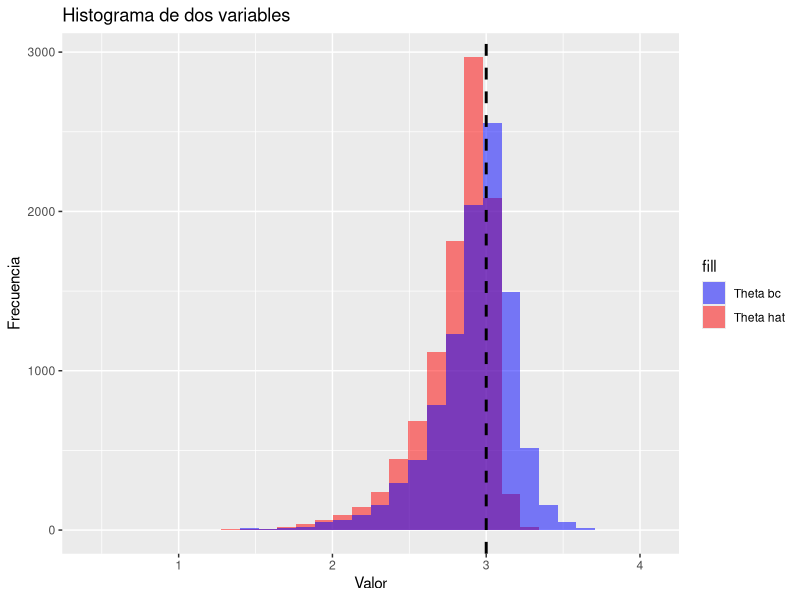
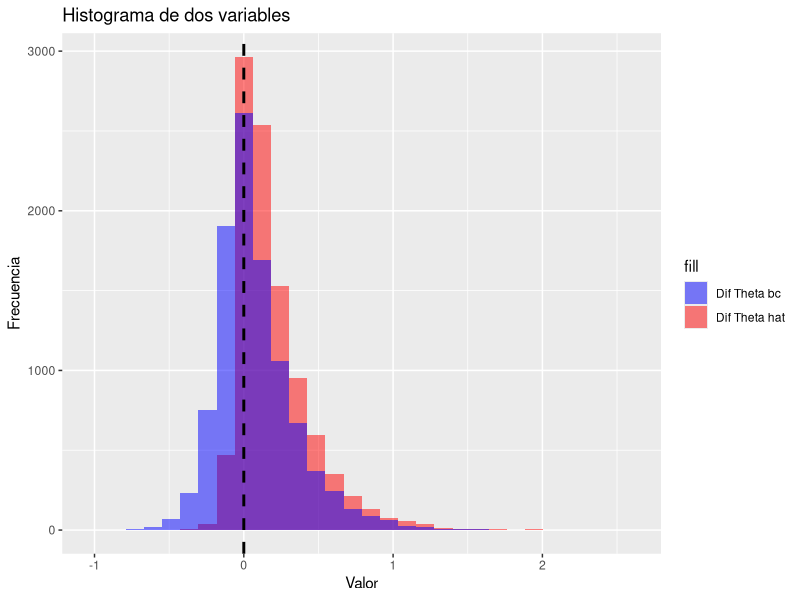
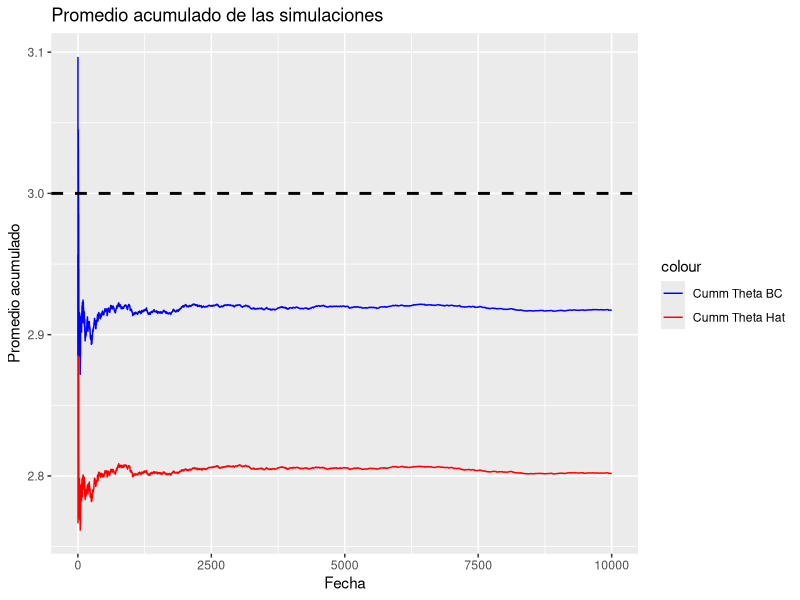
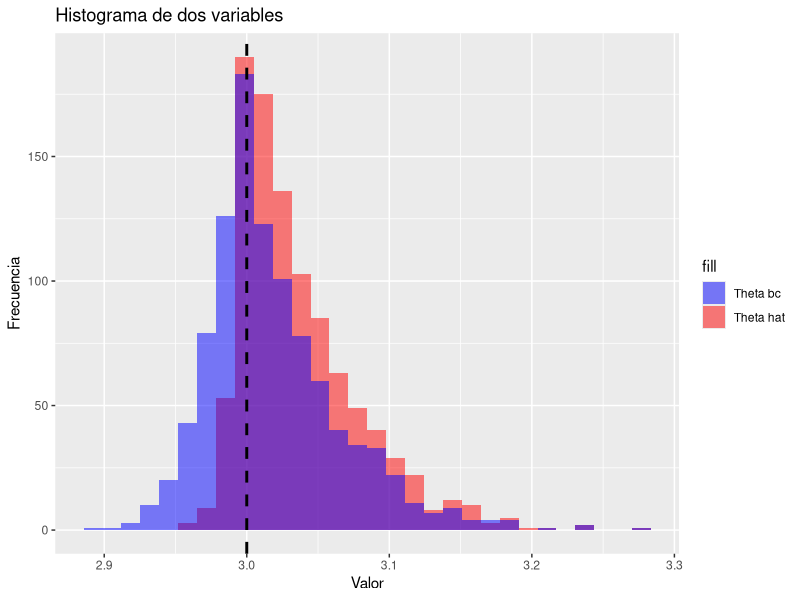
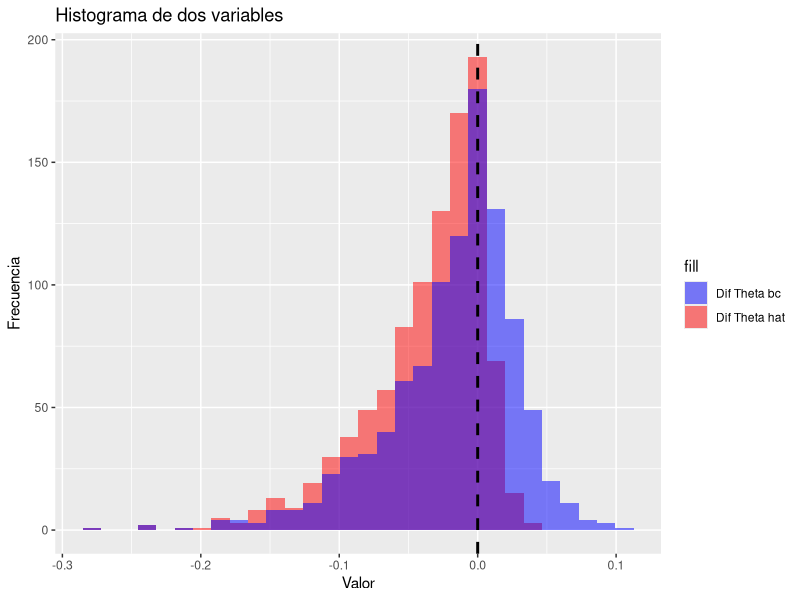
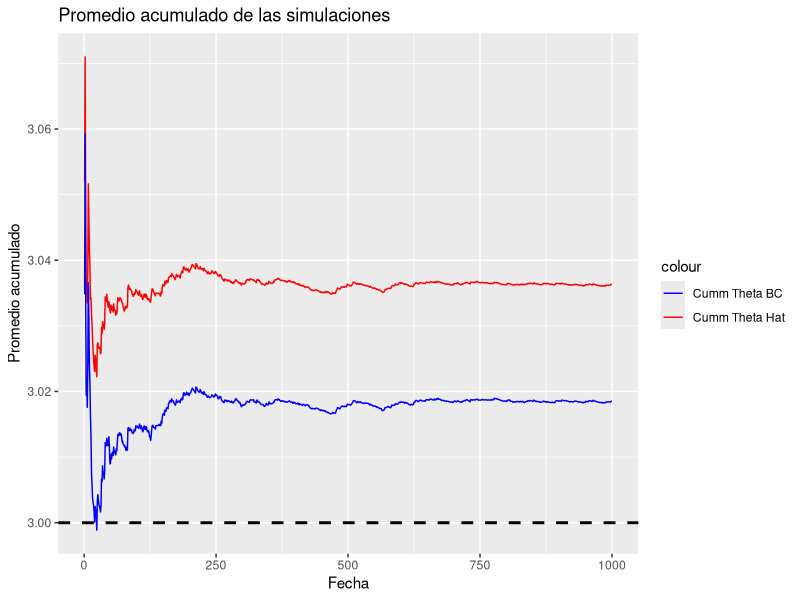

The R script that drew these images, in order:
## ---- chunk 1
n <- 10; 
lambdaAB <- 1; 
lambdaBA <- 1/5;   

theta <- 3; 
d <- 2; 

thetaVector <- rep(theta, n); 
dVector <- rep(d, n); 

# Definimos un vector x simulado de una exponencial con parámetro lambda = 1 
x <- rexp(n, lambdaAB) + thetaVector + dVector; 
y <- rexp(n, lambdaBA) - thetaVector + dVector; 

# Definimos una función para calcular el sesgo corregido por bootstrap
# @return theta_hat 
# @return theta_bc
calcula_sesgos <- function(x, y){
    n <- length(x);
    # Definimos los estadísticos de orden X, Y, para eso X es el arreglo ordenado de x y Y es el arreglo ordenado de y 
    X <- sort(x); 
    Y <- sort(y); 

    # Estimamos theta hat 
    theta_hat <- (X[1] - Y[1])/2; 

    # Cálculo alterno de \theta_bc para ver si tenemos lo mismo 
    sum_1 <- 0;
    for(i in 1:n){
        sum_1 <- sum_1 + ( ((n-i+1)/n)^n - ((n-i)/n)^n ) * (X[i] - Y[i])/2; 
    }
    theta_bc <- X[1] - Y[1] - sum_1; 

    return(c(theta_hat, theta_bc))
}

res = calcula_sesgos(x, y); 
#print(paste("theta_hat = ", res[1]), quote = FALSE, digits = 10)
#print(paste("theta_bc = ", res[2]), quote = FALSE, digits = 10)

# Cálculo de las deviaciones estándar de los estimadores 
theta_hat_sd <- sqrt((1/lambdaAB^2 + 1/lambdaBA^2)/(4*n^2));
## ---- chunk 2

# Definimos los estadísticos de orden X, Y, para eso X es el arreglo ordenado de x y Y es el arreglo ordenado de y 
X <- sort(x); 
Y <- sort(y); 

# Vamos a definir el estimador corregido por sesgo \theta BC 
w = c()
w[1] <- 1/2 + ((n-1)/n)^n/2

for(i in 2:n){
    w[i] <- -((n-i+1)/n)^n/2 + ((n-i)/n)^n/2
}

# Definimos la función que nos regresa el valor de mu_i 
mu_i <- function(i, n){
    sum <- 0;
    for(k in n-i+1:n){
        sum <- sum + 1/k; 
    }
    return(sum); 
}
# Definimos la función que nos regresa el valor de sigma_i^2
sigma_i <- function(i, n){
    sum <- 0;
    for(k in n-i+1:n){
        sum <- sum + 1/k^2; 
    }
    return(sum); 
}

(MSE_theta <- ((1/lambdaAB - 1/lambdaBA)^2 + 1/lambdaAB^2 + 1/lambdaBA^2)/(4*n^2) )

# Ahora calculamos MSE_theta_bc 

suma_1 <- 0; 
for(i in 1:n){
    suma_2 <- 0; 
    for(k in (i+1):n){
        if(k <= n){
            suma_2 <- suma_2 + w[i] * w[k]; 
        }
    }
    suma_1 <- suma_1 + (w[i]^2 + 2 * suma_2)* sigma_i(i, n); 
}

suma_3 <- 0; 
for(i in 1:n){
    suma_3 <- suma_3 + w[i] * mu_i(i, n);
}

# Varianza de theta_bc 
var_theta_bc <- (1/lambdaAB^2 + 1/lambdaBA^2) * suma_1; 
# Cálculo de la desviación estándar de theta_bc 
theta_bc_sd <- sqrt(var_theta_bc);

MSE_theta_bc <- var_theta_bc + (1/lambdaAB - 1/lambdaBA)^2 * suma_3^2;

# Imprimimos la estimación de las thetas 
print(paste("theta_hat = ", res[1]), quote = FALSE, digits = 10)
print(paste("theta_bc = ", res[2]), quote = FALSE, digits = 10)

# Imprimimos la desviación estándar de las thetas
print(paste("sd_theta_hat = ", theta_hat_sd), quote = FALSE, digits = 10)
print(paste("sd_theta_bc = ", theta_bc_sd), quote = FALSE, digits = 10)

# Imprimimos el MSE de las thetas 
print(paste("raíz de MSE_theta = ", sqrt(MSE_theta)), quote = FALSE, digits = 10)
print(paste("raíz de MSE_theta_bc = ", sqrt(MSE_theta_bc)), quote = FALSE, digits = 10)

## ---- chunk 3
# Vectores para guardar registro de las estimaciones 
thetasHAT <- c(); 
thetasBC <- c();

M <- 10000; 

for(i in 1:M){
    # Definimos un vector x simulado de una exponencial con parámetro lambda = 1 
    x <- rexp(n, lambdaAB) + thetaVector + dVector; 
    y <- rexp(n, lambdaBA) - thetaVector + dVector; 
    # Obtenemos las estimacioes respectivas 
    res <- calcula_sesgos(x, y);
    thetasHAT[i] <- res[1];
    thetasBC[i] <- res[2];
}

# Vamos a producir un plot que contenga los dos histogramas sobrepuestos con ggplot 
library(ggplot2)

# Definimos un data frame con los datos de thetasHAT y thetasBC
difHAT <- theta - thetasHAT; 
difBC <- theta - thetasBC; 
indexes <- 1:M; 
df <- data.frame(indexes, thetasHAT, thetasBC, difHAT, difBC);

# Crear un plot con dos histogramas sobrepuestos
ggplot(df, aes(x = thetasHAT, fill = "Theta hat")) + 
    geom_histogram(alpha = 0.5, position = "identity", bins = 30) + 
    geom_histogram(aes(x = thetasBC, fill = "Theta bc"), alpha = 0.5, position = "identity", bins = 30) + 
    scale_fill_manual(values = c("Theta hat" = "red", "Theta bc" = "blue")) + 
    labs(x = "Valor", y = "Frecuencia", title = "Histograma de dos variables") + 
    geom_vline(xintercept = theta, linetype = "dashed", color = "black", size = 1)

# Crear un plot con dos histogramas sobrepuestos
ggplot(df, aes(x = difHAT, fill = "Dif Theta hat")) + 
    geom_histogram(alpha = 0.5, position = "identity", bins = 30) + 
    geom_histogram(aes(x = difBC, fill = "Dif Theta bc"), alpha = 0.5, position = "identity", bins = 30) + 
    scale_fill_manual(values = c("Dif Theta hat" = "red", "Dif Theta bc" = "blue")) + 
    labs(x = "Valor", y = "Frecuencia", title = "Histograma de dos variables") + 
    geom_vline(xintercept = 0, linetype = "dashed", color = "black", size = 1)


# Calcular los promedios acumulados de las series 1 y 2
df$prom_acumHAT <- cumsum(df$thetasHAT) / seq_along(df$thetasHAT)
df$prom_acumBC <- cumsum(df$thetasBC) / seq_along(df$thetasBC)

# Crear un plot con los promedios acumulados de las series 1 y 2
ggplot(df, aes(x = indexes)) +
  geom_line(aes(y = prom_acumHAT, color = "Cumm Theta Hat")) +
  geom_line(aes(y = prom_acumBC, color = "Cumm Theta BC")) +
  scale_color_manual(values = c("Cumm Theta Hat" = "red", "Cumm Theta BC" = "blue")) +
  labs(x = "Fecha", y = "Promedio acumulado", title = "Promedio acumulado de las simulaciones") + 
  geom_hline(yintercept = theta, linetype = "dashed", color = "black", size = 1)


## ---- chunk 4

# Las X's se distribuyen uniforme en el intervalo [0, lambdaAB] + d + theta
# Las Y's se distribuyen uniforme en el intervalo [0, lambdaBA] + d - theta
x <- runif(n, 0, 2) + thetaVector + dVector;
y <- runif(n, 0, 10) - thetaVector + dVector;

# Función para calcular la esperanza de un estadístico de orden 
esperanzas_Xi <- dVector + thetaVector + lambdaAB * 1:n * 1/(n+1);
esperanzas_Yi <- dVector - thetaVector + lambdaBA * 1:n * 1/(n+1);

res <- calcula_sesgos(x, y);

#print(paste("theta_hat = ", res[1]), quote = FALSE, digits = 10)
#print(paste("theta_bc = ", res[2]), quote = FALSE, digits = 10)


# Cálculo del MSE para el caso uniforme 
X <- sort(x); 
Y <- sort(y); 

theta_BC <- 0 
for(i in 1:n){
    theta_BC <- theta_BC + w[i] * (X[i] - Y[i]); 
}

# Cálculo de la esperanza 
aux_1 <- 0; 
for(i in 1:n){
    aux_1 <- aux_1 + w[i] * (theta_BC + i * lambdaAB /(n+1))
}
aux_2 <- 0; 
for(i in 1:n){
    aux_2 <- aux_2 + w[i] * (-theta_BC + i * lambdaBA/(n-1))
}
E_theta_BC <- aux_1 - aux_2;
#print(paste("El valor esperado de thetaBC es", E_theta_BC))

# Cálculo de la varianza de Theta_BC
aux_1 <- 0; 
for(i in 1:n){
    aux_2 <- w[i]^2 * (12*i*(n-i+1))/((n+1)^2*(n+2)); 
    aux_3 <- 0; 
    for(j in 1:n){
        aux_3 <- aux_3 + w[i] * w[j] *(12*i*(n-j+1))/((n+1)^2*(n+2)); 
    }
    aux_1 <- aux_1 + aux_2 + 2 * aux_3; 
}
Var_theta_BC <- aux_1 * (lambdaAB^2 + lambdaBA^2)
theta_bc_sd <- sqrt(Var_theta_BC);

MSE_theta_BC <- Var_theta_BC + (E_theta_BC - theta_BC)^2;

# Cálculo de la varianza para theta_hat 
Var_theta_hat <- 3*n/((n+1)^2*(n+2)) *(lambdaAB^2 + lambdaBA^2)
# Cálculo de la desviación estándar 
theta_hat_sd <- sqrt(Var_theta_hat);

# Cálculo del MSE para theta hat 
MSE_theta_hat <- Var_theta_hat + (lambdaAB/(n+1) - lambdaBA/(n-1))^2; 

# Imprimimos la estimación de las thetas
print(paste("theta_hat = ", res[1]), quote = FALSE, digits = 10)
print(paste("theta_bc = ", res[2]), quote = FALSE, digits = 10)

# Imprimimos la desviación estándar de las thetas 
print(paste("La desviación estándar de theta_hat es", theta_hat_sd))
print(paste("La desviación estándar de thetaBC es", theta_bc_sd))

# Imprimimos el MSE de las thetas
print(paste("El MSE de theta_hat es", MSE_theta_hat))
print(paste("El MSE de thetaBC es", MSE_theta_BC))

## ---- chunk 5
# Vectores para guardar registro de las estimaciones 
thetasHAT <- c(); 
thetasBC <- c();

M <- 1000; 

for(i in 1:M){
    # Definimos un vector x simulado de una exponencial con parámetro lambda = 1 
    x <- runif(n, 0, lambdaAB) + thetaVector + dVector;
    y <- runif(n, 0, lambdaBA) - thetaVector + dVector;
    # Obtenemos las estimacioes respectivas 
    res <- calcula_sesgos(x, y);
    thetasHAT[i] <- res[1];
    thetasBC[i] <- res[2];
}

# Vamos a producir un plot que contenga los dos histogramas sobrepuestos con ggplot 
library(ggplot2)

# Definimos un data frame con los datos de thetasHAT y thetasBC
difHAT <- theta - thetasHAT; 
difBC <- theta - thetasBC; 
indexes <- 1:M; 
df <- data.frame(indexes, thetasHAT, thetasBC, difHAT, difBC);

# Crear un plot con dos histogramas sobrepuestos
ggplot(df, aes(x = thetasHAT, fill = "Theta hat")) + 
    geom_histogram(alpha = 0.5, position = "identity", bins = 30) + 
    geom_histogram(aes(x = thetasBC, fill = "Theta bc"), alpha = 0.5, position = "identity", bins = 30) + 
    scale_fill_manual(values = c("Theta hat" = "red", "Theta bc" = "blue")) + 
    labs(x = "Valor", y = "Frecuencia", title = "Histograma de dos variables") + 
    geom_vline(xintercept = theta, linetype = "dashed", color = "black", size = 1)

# Crear un plot con dos histogramas sobrepuestos
ggplot(df, aes(x = difHAT, fill = "Dif Theta hat")) + 
    geom_histogram(alpha = 0.5, position = "identity", bins = 30) + 
    geom_histogram(aes(x = difBC, fill = "Dif Theta bc"), alpha = 0.5, position = "identity", bins = 30) + 
    scale_fill_manual(values = c("Dif Theta hat" = "red", "Dif Theta bc" = "blue")) + 
    labs(x = "Valor", y = "Frecuencia", title = "Histograma de dos variables") + 
    geom_vline(xintercept = 0, linetype = "dashed", color = "black", size = 1)

# Calcular los promedios acumulados de las series 1 y 2
df$prom_acumHAT <- cumsum(df$thetasHAT) / seq_along(df$thetasHAT)
df$prom_acumBC <- cumsum(df$thetasBC) / seq_along(df$thetasBC)

# Crear un plot con los promedios acumulados de las series 1 y 2
ggplot(df, aes(x = indexes)) +
  geom_line(aes(y = prom_acumHAT, color = "Cumm Theta Hat")) +
  geom_line(aes(y = prom_acumBC, color = "Cumm Theta BC")) +
  scale_color_manual(values = c("Cumm Theta Hat" = "red", "Cumm Theta BC" = "blue")) +
  labs(x = "Fecha", y = "Promedio acumulado", title = "Promedio acumulado de las simulaciones") + 
  geom_hline(yintercept = theta, linetype = "dashed", color = "black", size = 1)

